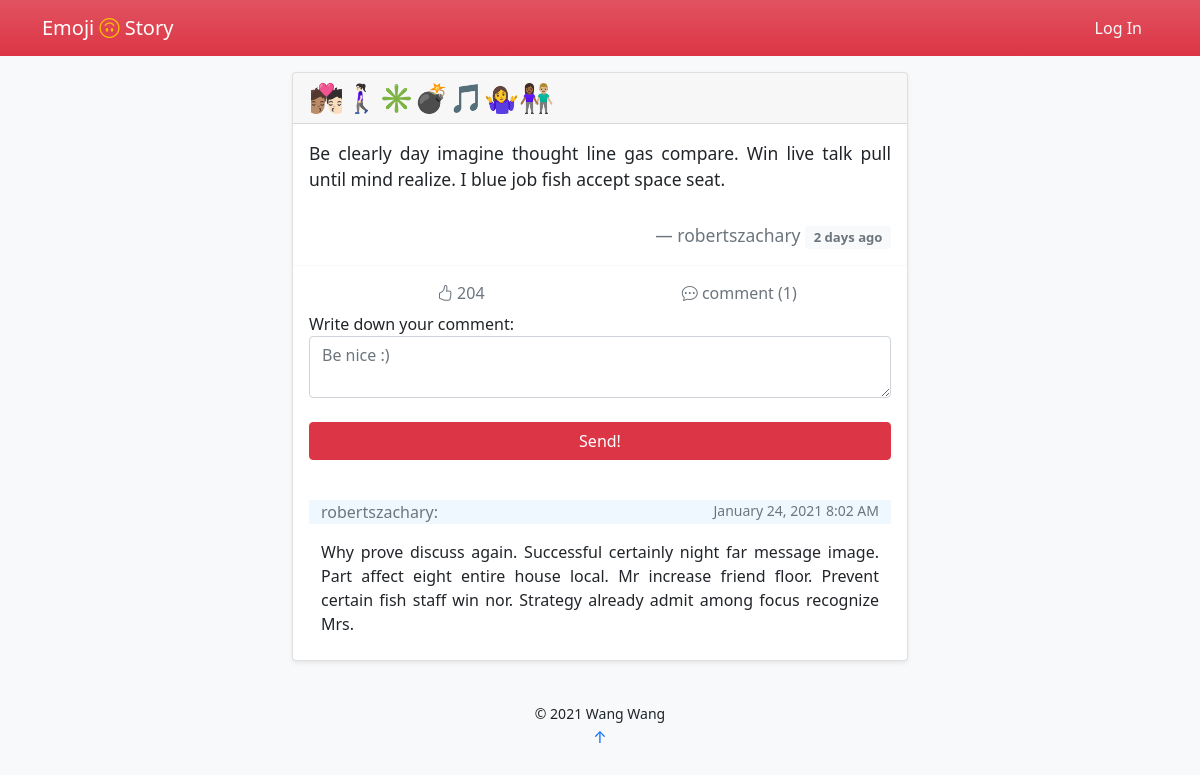
/post/15, run on the app's committed database.
### emoji_story/models.py (models this page shows)
class Post(db.Model):
    id = db.Column(db.Integer, primary_key=True)
    emoji = db.Column(db.String)
    name = db.Column(db.String)
    story = db.Column(db.Text)
    time = db.Column(db.DateTime, default=datetime.utcnow, index=True)
    delete = db.Column(db.Boolean, default=False)
    like = db.Column(db.Integer, default=0)
    author_id = db.Column(db.Integer, db.ForeignKey('author.id'))
    user = db.relationship('Author', back_populates='post')
    comment = db.relationship('Comment')

class Comment(db.Model):
    id = db.Column(db.Integer, primary_key=True)
    body = db.Column(db.Text)
    time = db.Column(db.DateTime, default=datetime.utcnow, index=True)
    author_name = db.Column(db.String, db.ForeignKey('author.username'))
    post_id = db.Column(db.Integer, db.ForeignKey('post.id'))

### emoji_story/blueprints/main_page.py (the view, shortened to what this page needs)
@main_page_bp.route('/post/<int:post_id>', methods=['GET', 'POST'])
def post(post_id):
    post = Post.query.get(post_id)
    form = CommentForm()
    if current_user.is_authenticated:
        like_list = json.loads(Author.query.get(current_user.get_id()).like)['like_post']
    else:
        like_list = []
    return render_template('post.html', post=post, like_list=like_list, form=form)

### emoji_story/forms.py
class CommentForm(FlaskForm):
    body = TextAreaField('Write down your comment:',
                         validators=[DataRequired(),
                                     Length(1, 500, message="Your commnet should be 1-500 letters.")],
                         render_kw={'placeholder': "Be nice :)"})
    submit = SubmitField('Send')

### emoji_story/templates/post.html (shortened to what this page needs)
{% extends 'base.html' %}
{% block content %}
    <blockquote>
        <blockquote class="card shadow-sm">
            <div class="card-header text-left h3">
                {{ post.emoji|safe }}
            </div>
            <div class="card-body">
                <blockquote class="blockquote mb-0">
                    <p class="small" style="text-align: justify">{{ post.story }}</p>
                    <br>
                    <footer class="small blockquote-footer text-end">{{ post.name }}
                        <small class="badge text-muted bg-light align-middle">
                            {{ moment(post.time).fromNow(refresh=True) }}
                        </small>
                    </footer>
                </blockquote>
            </div>
            <div class="card-footer bg-transparent border-light">
                <div class="btn-group container-fluid" id={{ post.id }} role="group" aria-label="Interaction">
                    <form type="button" onclick="likePost(this)" class="btn bg-transparent text-muted col-4">
                        {% if post.id not in like_list %}
                            <i class="bi bi-hand-thumbs-up"></i>
                        {% else %}
                            <i class="bi bi-hand-thumbs-up-fill text-danger"></i>
                        {% endif %}
                        <text> {{ post.like }}</text>
                    </form>
                    <button type="button" onclick="location.reload()" class="btn text-secondary col-4">
                        <i class="bi bi-chat-dots"></i> comment ({{ post.comment|length }})
                    </button>
                </div>
                <form method="post">
                    <div class="form-group">
                        {{ form.body.label }}<br>
                        {{ form.body(class='form-control', oninput='autosave()') }}
                    </div>
                    <br>
                    <div class="row">
                        {% if current_user.is_authenticated %}
                            <div class="col d-grid">
                                {{ form.submit(class='btn btn-danger') }}
                            </div>
                        {% else %}
                            <div class=" col d-grid">
                                <button type="button" class=" btn btn-danger" data-bs-toggle="modal"
                                        data-bs-target="#exampleModal">
                                    Send!
                                </button>
                            </div>
                        {% endif %}
                    </div>
                    <br>
                </form>
                {% if post.comment|length ==0 %}
                    <div class="container-fluid">
                        <p class="small text-muted text-center">No comment yet. Why not be the first one to comment?</p>
                    </div>
                {% else %}
                    <div class="container-fluid mt-3">
                        {% for _comment in post.comment|sort(attribute='time', reverse=True) %}
                            <div class="row">
                                <p class="col text-secondary"
                                   style="background-color: aliceblue">{{ _comment.author_name }}:</p>
                                <p class="small text-secondary col text-end"
                                   style="background-color: aliceblue">{{ moment(_comment.time).format('LL LT') }}</p>
                            </div>
                            <div class="row">
                                <p class="col" style="text-align: justify">{{ _comment.body }}</p>
                            </div>
                        {% endfor %}
                    </div>
                {% endif %}
            </div>
        </blockquote>
    </blockquote>
{% endblock %}

### emoji_story/templates/base.html (style rules this page uses)
form[type='button'] { -webkit-appearance: none; -moz-appearance: none; appearance: none; }

### data on the page
Post: emoji "🧑🏽‍❤️‍💋‍🧑🏻🚶🏻‍♀️✳💣🎵🤷‍♀️👩🏾‍🤝‍👨🏼", story "Be clearly day imagine thought line gas compare. Win live talk pull until mind realize. I blue job fish accept space seat.", name "robertszachary", time "2 days ago", like "204"
Comment: author_name "robertszachary", time "January 24, 2021 8:02 AM", body "Why prove discuss again. Successful certainly night far message image. Part affect eight entire house local. Mr increase friend floor. Prevent certain fish staff win nor. Strategy already admit among focus recognize Mrs."

### other printed values
{{ post.comment|length }} "1"
